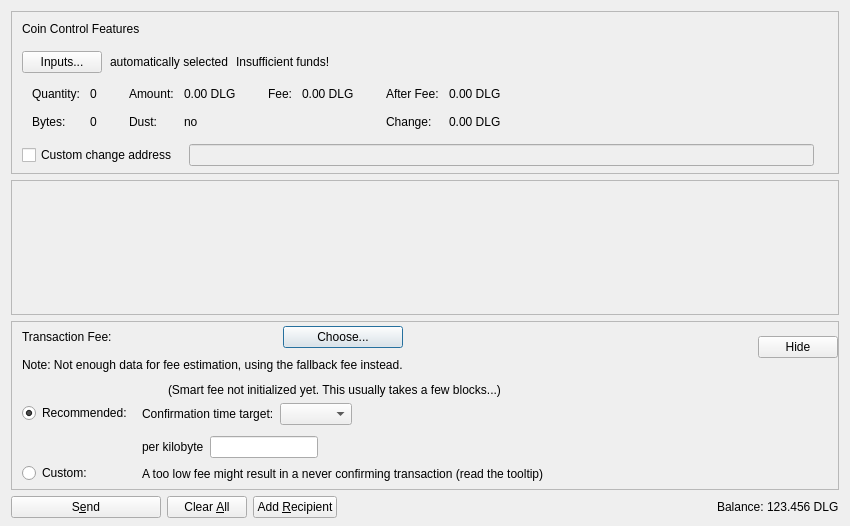
<?xml version="1.0" encoding="UTF-8"?>
<ui version="4.0">
 <class>SendCoinsDialog</class>
 <widget class="QDialog" name="SendCoinsDialog">
  <property name="geometry">
   <rect>
    <x>0</x>
    <y>0</y>
    <width>850</width>
    <height>526</height>
   </rect>
  </property>
  <property name="windowTitle">
   <string>Send Coins</string>
  </property>
  <layout class="QVBoxLayout" name="verticalLayout" stretch="0,1,0,0">
   <property name="bottomMargin">
    <number>8</number>
   </property>
   <item>
    <widget class="QFrame" name="frameCoinControl">
     <property name="sizePolicy">
      <sizepolicy hsizetype="Expanding" vsizetype="Expanding">
       <horstretch>0</horstretch>
       <verstretch>0</verstretch>
      </sizepolicy>
     </property>
     <property name="maximumSize">
      <size>
       <width>16777215</width>
       <height>16777215</height>
      </size>
     </property>
     <property name="frameShape">
      <enum>QFrame::StyledPanel</enum>
     </property>
     <property name="frameShadow">
      <enum>QFrame::Sunken</enum>
     </property>
     <layout class="QVBoxLayout" name="verticalLayoutCoinControl2">
      <property name="spacing">
       <number>0</number>
      </property>
      <property name="leftMargin">
       <number>0</number>
      </property>
      <property name="topMargin">
       <number>0</number>
      </property>
      <property name="rightMargin">
       <number>0</number>
      </property>
      <property name="bottomMargin">
       <number>6</number>
      </property>
      <item>
       <layout class="QVBoxLayout" name="verticalLayoutCoinControl" stretch="0,0,0,0,1">
        <property name="spacing">
         <number>0</number>
        </property>
        <property name="leftMargin">
         <number>10</number>
        </property>
        <property name="topMargin">
         <number>10</number>
        </property>
        <item>
         <layout class="QHBoxLayout" name="horizontalLayoutCoinControl1">
          <property name="bottomMargin">
           <number>15</number>
          </property>
          <item>
           <widget class="QLabel" name="labelCoinControlFeatures">
            <property name="sizePolicy">
             <sizepolicy hsizetype="Preferred" vsizetype="Maximum">
              <horstretch>0</horstretch>
              <verstretch>0</verstretch>
             </sizepolicy>
            </property>
            <property name="text">
             <string>Coin Control Features</string>
            </property>
           </widget>
          </item>
         </layout>
        </item>
        <item>
         <layout class="QHBoxLayout" name="horizontalLayoutCoinControl2" stretch="0,0,0,0">
          <property name="spacing">
           <number>8</number>
          </property>
          <property name="bottomMargin">
           <number>10</number>
          </property>
          <item>
           <widget class="QPushButton" name="pushButtonCoinControl">
            <property name="styleSheet">
             <string notr="true"/>
            </property>
            <property name="text">
             <string>Inputs...</string>
            </property>
            <property name="autoDefault">
             <bool>false</bool>
            </property>
           </widget>
          </item>
          <item>
           <widget class="QLabel" name="labelCoinControlAutomaticallySelected">
            <property name="text">
             <string>automatically selected</string>
            </property>
            <property name="margin">
             <number>5</number>
            </property>
           </widget>
          </item>
          <item>
           <widget class="QLabel" name="labelCoinControlInsuffFunds">
            <property name="text">
             <string>Insufficient funds!</string>
            </property>
            <property name="margin">
             <number>5</number>
            </property>
           </widget>
          </item>
          <item>
           <spacer name="horizontalSpacerCoinControl">
            <property name="orientation">
             <enum>Qt::Horizontal</enum>
            </property>
            <property name="sizeHint" stdset="0">
             <size>
              <width>40</width>
              <height>1</height>
             </size>
            </property>
           </spacer>
          </item>
         </layout>
        </item>
        <item>
         <widget class="QWidget" name="widgetCoinControl" native="true">
          <property name="sizePolicy">
           <sizepolicy hsizetype="Preferred" vsizetype="Preferred">
            <horstretch>0</horstretch>
            <verstretch>0</verstretch>
           </sizepolicy>
          </property>
          <property name="minimumSize">
           <size>
            <width>0</width>
            <height>0</height>
           </size>
          </property>
          <property name="styleSheet">
           <string notr="true"/>
          </property>
          <layout class="QHBoxLayout" name="horizontalLayoutCoinControl5">
           <property name="leftMargin">
            <number>0</number>
           </property>
           <property name="topMargin">
            <number>0</number>
           </property>
           <property name="rightMargin">
            <number>0</number>
           </property>
           <property name="bottomMargin">
            <number>0</number>
           </property>
           <item>
            <layout class="QHBoxLayout" name="horizontalLayoutCoinControl3" stretch="0,0,0,1">
             <property name="spacing">
              <number>20</number>
             </property>
             <property name="topMargin">
              <number>0</number>
             </property>
             <property name="bottomMargin">
              <number>10</number>
             </property>
             <item>
              <layout class="QFormLayout" name="formLayoutCoinControl1">
               <property name="horizontalSpacing">
                <number>10</number>
               </property>
               <property name="verticalSpacing">
                <number>14</number>
               </property>
               <property name="leftMargin">
                <number>10</number>
               </property>
               <property name="topMargin">
                <number>4</number>
               </property>
               <property name="rightMargin">
                <number>6</number>
               </property>
               <item row="0" column="0">
                <widget class="QLabel" name="labelCoinControlQuantityText">
                 <property name="text">
                  <string>Quantity:</string>
                 </property>
                 <property name="margin">
                  <number>0</number>
                 </property>
                </widget>
               </item>
               <item row="0" column="1">
                <widget class="QLabel" name="labelCoinControlQuantity">
                 <property name="cursor">
                  <cursorShape>IBeamCursor</cursorShape>
                 </property>
                 <property name="contextMenuPolicy">
                  <enum>Qt::ActionsContextMenu</enum>
                 </property>
                 <property name="text">
                  <string notr="true">0</string>
                 </property>
                 <property name="margin">
                  <number>0</number>
                 </property>
                 <property name="textInteractionFlags">
                  <set>Qt::LinksAccessibleByMouse|Qt::TextSelectableByKeyboard|Qt::TextSelectableByMouse</set>
                 </property>
                </widget>
               </item>
               <item row="1" column="0">
                <widget class="QLabel" name="labelCoinControlBytesText">
                 <property name="text">
                  <string>Bytes:</string>
                 </property>
                </widget>
               </item>
               <item row="1" column="1">
                <widget class="QLabel" name="labelCoinControlBytes">
                 <property name="cursor">
                  <cursorShape>IBeamCursor</cursorShape>
                 </property>
                 <property name="contextMenuPolicy">
                  <enum>Qt::ActionsContextMenu</enum>
                 </property>
                 <property name="text">
                  <string notr="true">0</string>
                 </property>
                 <property name="textInteractionFlags">
                  <set>Qt::LinksAccessibleByMouse|Qt::TextSelectableByKeyboard|Qt::TextSelectableByMouse</set>
                 </property>
                </widget>
               </item>
              </layout>
             </item>
             <item>
              <layout class="QFormLayout" name="formLayoutCoinControl2">
               <property name="horizontalSpacing">
                <number>10</number>
               </property>
               <property name="verticalSpacing">
                <number>14</number>
               </property>
               <property name="leftMargin">
                <number>6</number>
               </property>
               <property name="topMargin">
                <number>4</number>
               </property>
               <property name="rightMargin">
                <number>6</number>
               </property>
               <item row="0" column="0">
                <widget class="QLabel" name="labelCoinControlAmountText">
                 <property name="text">
                  <string>Amount:</string>
                 </property>
                 <property name="margin">
                  <number>0</number>
                 </property>
                </widget>
               </item>
               <item row="0" column="1">
                <widget class="QLabel" name="labelCoinControlAmount">
                 <property name="cursor">
                  <cursorShape>IBeamCursor</cursorShape>
                 </property>
                 <property name="contextMenuPolicy">
                  <enum>Qt::ActionsContextMenu</enum>
                 </property>
                 <property name="text">
                  <string notr="true">0.00 DLG</string>
                 </property>
                 <property name="textInteractionFlags">
                  <set>Qt::LinksAccessibleByMouse|Qt::TextSelectableByKeyboard|Qt::TextSelectableByMouse</set>
                 </property>
                </widget>
               </item>
               <item row="1" column="0">
                <widget class="QLabel" name="labelCoinControlLowOutputText">
                 <property name="text">
                  <string>Dust:</string>
                 </property>
                </widget>
               </item>
               <item row="1" column="1">
                <widget class="QLabel" name="labelCoinControlLowOutput">
                 <property name="cursor">
                  <cursorShape>IBeamCursor</cursorShape>
                 </property>
                 <property name="contextMenuPolicy">
                  <enum>Qt::ActionsContextMenu</enum>
                 </property>
                 <property name="text">
                  <string notr="true">no</string>
                 </property>
                 <property name="textInteractionFlags">
                  <set>Qt::LinksAccessibleByMouse|Qt::TextSelectableByKeyboard|Qt::TextSelectableByMouse</set>
                 </property>
                </widget>
               </item>
              </layout>
             </item>
             <item>
              <layout class="QFormLayout" name="formLayoutCoinControl3">
               <property name="horizontalSpacing">
                <number>10</number>
               </property>
               <property name="verticalSpacing">
                <number>14</number>
               </property>
               <property name="leftMargin">
                <number>6</number>
               </property>
               <property name="topMargin">
                <number>4</number>
               </property>
               <property name="rightMargin">
                <number>6</number>
               </property>
               <item row="0" column="0">
                <widget class="QLabel" name="labelCoinControlFeeText">
                 <property name="text">
                  <string>Fee:</string>
                 </property>
                 <property name="margin">
                  <number>0</number>
                 </property>
                </widget>
               </item>
               <item row="0" column="1">
                <widget class="QLabel" name="labelCoinControlFee">
                 <property name="cursor">
                  <cursorShape>IBeamCursor</cursorShape>
                 </property>
                 <property name="contextMenuPolicy">
                  <enum>Qt::ActionsContextMenu</enum>
                 </property>
                 <property name="text">
                  <string notr="true">0.00 DLG</string>
                 </property>
                 <property name="textInteractionFlags">
                  <set>Qt::LinksAccessibleByMouse|Qt::TextSelectableByKeyboard|Qt::TextSelectableByMouse</set>
                 </property>
                </widget>
               </item>
              </layout>
             </item>
             <item>
              <layout class="QFormLayout" name="formLayoutCoinControl4">
               <property name="horizontalSpacing">
                <number>10</number>
               </property>
               <property name="verticalSpacing">
                <number>14</number>
               </property>
               <property name="leftMargin">
                <number>6</number>
               </property>
               <property name="topMargin">
                <number>4</number>
               </property>
               <property name="rightMargin">
                <number>6</number>
               </property>
               <item row="0" column="0">
                <widget class="QLabel" name="labelCoinControlAfterFeeText">
                 <property name="text">
                  <string>After Fee:</string>
                 </property>
                 <property name="margin">
                  <number>0</number>
                 </property>
                </widget>
               </item>
               <item row="0" column="1">
                <widget class="QLabel" name="labelCoinControlAfterFee">
                 <property name="cursor">
                  <cursorShape>IBeamCursor</cursorShape>
                 </property>
                 <property name="contextMenuPolicy">
                  <enum>Qt::ActionsContextMenu</enum>
                 </property>
                 <property name="text">
                  <string notr="true">0.00 DLG</string>
                 </property>
                 <property name="textInteractionFlags">
                  <set>Qt::LinksAccessibleByMouse|Qt::TextSelectableByKeyboard|Qt::TextSelectableByMouse</set>
                 </property>
                </widget>
               </item>
               <item row="1" column="0">
                <widget class="QLabel" name="labelCoinControlChangeText">
                 <property name="text">
                  <string>Change:</string>
                 </property>
                </widget>
               </item>
               <item row="1" column="1">
                <widget class="QLabel" name="labelCoinControlChange">
                 <property name="cursor">
                  <cursorShape>IBeamCursor</cursorShape>
                 </property>
                 <property name="contextMenuPolicy">
                  <enum>Qt::ActionsContextMenu</enum>
                 </property>
                 <property name="text">
                  <string notr="true">0.00 DLG</string>
                 </property>
                 <property name="textInteractionFlags">
                  <set>Qt::LinksAccessibleByMouse|Qt::TextSelectableByKeyboard|Qt::TextSelectableByMouse</set>
                 </property>
                </widget>
               </item>
              </layout>
             </item>
            </layout>
           </item>
          </layout>
         </widget>
        </item>
        <item>
         <layout class="QHBoxLayout" name="horizontalLayoutCoinControl4" stretch="0,0,0">
          <property name="spacing">
           <number>12</number>
          </property>
          <property name="sizeConstraint">
           <enum>QLayout::SetDefaultConstraint</enum>
          </property>
          <property name="topMargin">
           <number>5</number>
          </property>
          <property name="rightMargin">
           <number>5</number>
          </property>
          <item>
           <widget class="QCheckBox" name="checkBoxCoinControlChange">
            <property name="toolTip">
             <string>If this is activated, but the change address is empty or invalid, change will be sent to a newly generated address.</string>
            </property>
            <property name="text">
             <string>Custom change address</string>
            </property>
           </widget>
          </item>
          <item>
           <widget class="QValidatedLineEdit" name="lineEditCoinControlChange">
            <property name="enabled">
             <bool>false</bool>
            </property>
            <property name="sizePolicy">
             <sizepolicy hsizetype="Expanding" vsizetype="Fixed">
              <horstretch>0</horstretch>
              <verstretch>0</verstretch>
             </sizepolicy>
            </property>
           </widget>
          </item>
          <item>
           <widget class="QLabel" name="labelCoinControlChangeLabel">
            <property name="sizePolicy">
             <sizepolicy hsizetype="Preferred" vsizetype="Expanding">
              <horstretch>0</horstretch>
              <verstretch>0</verstretch>
             </sizepolicy>
            </property>
            <property name="minimumSize">
             <size>
              <width>0</width>
              <height>0</height>
             </size>
            </property>
            <property name="text">
             <string/>
            </property>
            <property name="margin">
             <number>3</number>
            </property>
           </widget>
          </item>
         </layout>
        </item>
        <item>
         <spacer name="verticalSpacerCoinControl">
          <property name="orientation">
           <enum>Qt::Vertical</enum>
          </property>
          <property name="sizeHint" stdset="0">
           <size>
            <width>800</width>
            <height>1</height>
           </size>
          </property>
         </spacer>
        </item>
       </layout>
      </item>
     </layout>
    </widget>
   </item>
   <item>
    <widget class="QScrollArea" name="scrollArea">
     <property name="widgetResizable">
      <bool>true</bool>
     </property>
     <widget class="QWidget" name="scrollAreaWidgetContents">
      <property name="geometry">
       <rect>
        <x>0</x>
        <y>0</y>
        <width>830</width>
        <height>104</height>
       </rect>
      </property>
      <layout class="QVBoxLayout" name="verticalLayout_2" stretch="0,1">
       <property name="leftMargin">
        <number>0</number>
       </property>
       <property name="topMargin">
        <number>0</number>
       </property>
       <property name="rightMargin">
        <number>0</number>
       </property>
       <property name="bottomMargin">
        <number>0</number>
       </property>
       <item>
        <layout class="QVBoxLayout" name="entries">
         <property name="spacing">
          <number>6</number>
         </property>
        </layout>
       </item>
       <item>
        <spacer name="verticalSpacer">
         <property name="orientation">
          <enum>Qt::Vertical</enum>
         </property>
         <property name="sizeHint" stdset="0">
          <size>
           <width>20</width>
           <height>40</height>
          </size>
         </property>
        </spacer>
       </item>
      </layout>
     </widget>
    </widget>
   </item>
   <item>
    <widget class="QFrame" name="frameFee">
     <property name="sizePolicy">
      <sizepolicy hsizetype="Expanding" vsizetype="Expanding">
       <horstretch>0</horstretch>
       <verstretch>0</verstretch>
      </sizepolicy>
     </property>
     <property name="maximumSize">
      <size>
       <width>16777215</width>
       <height>16777215</height>
      </size>
     </property>
     <property name="frameShape">
      <enum>QFrame::StyledPanel</enum>
     </property>
     <property name="frameShadow">
      <enum>QFrame::Sunken</enum>
     </property>
     <layout class="QVBoxLayout" name="verticalLayoutFee1">
      <property name="spacing">
       <number>0</number>
      </property>
      <property name="leftMargin">
       <number>0</number>
      </property>
      <property name="topMargin">
       <number>0</number>
      </property>
      <property name="rightMargin">
       <number>0</number>
      </property>
      <property name="bottomMargin">
       <number>0</number>
      </property>
      <item>
       <layout class="QVBoxLayout" name="verticalLayoutFee2" stretch="0,0,0">
        <property name="spacing">
         <number>0</number>
        </property>
        <property name="leftMargin">
         <number>10</number>
        </property>
        <property name="topMargin">
         <number>0</number>
        </property>
        <item>
         <layout class="QHBoxLayout" name="horizontalLayoutFee1">
          <property name="bottomMargin">
           <number>0</number>
          </property>
          <item>
           <layout class="QVBoxLayout" name="verticalLayoutFee7">
            <property name="spacing">
             <number>0</number>
            </property>
            <item>
             <spacer name="verticalSpacerSmartFee">
              <property name="orientation">
               <enum>Qt::Vertical</enum>
              </property>
              <property name="sizeType">
               <enum>QSizePolicy::Fixed</enum>
              </property>
              <property name="sizeHint" stdset="0">
               <size>
                <width>1</width>
                <height>4</height>
               </size>
              </property>
             </spacer>
            </item>
            <item>
             <layout class="QHBoxLayout" name="horizontalLayoutSmartFee">
              <property name="spacing">
               <number>10</number>
              </property>
              <item>
               <widget class="QLabel" name="labelFeeHeadline">
                <property name="sizePolicy">
                 <sizepolicy hsizetype="Preferred" vsizetype="Maximum">
                  <horstretch>0</horstretch>
                  <verstretch>0</verstretch>
                 </sizepolicy>
                </property>
                <property name="text">
                 <string>Transaction Fee:</string>
                </property>
               </widget>
              </item>
              <item>
               <widget class="QLabel" name="labelFeeMinimized">
                <property name="text">
                 <string/>
                </property>
               </widget>
              </item>
              <item>
               <widget class="QPushButton" name="buttonChooseFee">
                <property name="text">
                 <string>Choose...</string>
                </property>
               </widget>
              </item>
             </layout>
            </item>
            <item>
             <spacer name="verticalSpacer_7">
              <property name="orientation">
               <enum>Qt::Vertical</enum>
              </property>
              <property name="sizeHint" stdset="0">
               <size>
                <width>1</width>
                <height>10</height>
               </size>
              </property>
             </spacer>
            </item>
            <item>
             <widget class="QLabel" name="fallbackFeeWarningLabel">
              <property name="toolTip">
               <string>Using the fallbackfee can result in sending a transaction that will take several hours or days (or never) to confirm. Consider choosing your fee manually or wait until you have validated the complete chain.</string>
              </property>
              <property name="text">
               <string>Note: Not enough data for fee estimation, using the fallback fee instead.</string>
              </property>
              <property name="wordWrap">
               <bool>false</bool>
              </property>
             </widget>
            </item>
            <item>
             <spacer name="verticalSpacer_5">
              <property name="orientation">
               <enum>Qt::Vertical</enum>
              </property>
              <property name="sizeHint" stdset="0">
               <size>
                <width>1</width>
                <height>1</height>
               </size>
              </property>
             </spacer>
            </item>
           </layout>
          </item>
          <item>
           <spacer name="horizontalSpacer_4">
            <property name="orientation">
             <enum>Qt::Horizontal</enum>
            </property>
            <property name="sizeHint" stdset="0">
             <size>
              <width>1</width>
              <height>1</height>
             </size>
            </property>
           </spacer>
          </item>
          <item>
           <widget class="QPushButton" name="buttonMinimizeFee">
            <property name="toolTip">
             <string>Hide transaction fee settings</string>
            </property>
            <property name="text">
             <string>Hide</string>
            </property>
           </widget>
          </item>
         </layout>
        </item>
        <item>
         <widget class="QFrame" name="frameFeeSelection">
          <layout class="QVBoxLayout" name="verticalLayoutFee12">
           <property name="spacing">
            <number>0</number>
           </property>
           <property name="leftMargin">
            <number>0</number>
           </property>
           <property name="topMargin">
            <number>0</number>
           </property>
           <property name="rightMargin">
            <number>0</number>
           </property>
           <property name="bottomMargin">
            <number>0</number>
           </property>
           <item>
            <layout class="QGridLayout" name="gridLayoutFee">
             <property name="topMargin">
              <number>10</number>
             </property>
             <property name="bottomMargin">
              <number>4</number>
             </property>
             <property name="horizontalSpacing">
              <number>10</number>
             </property>
             <property name="verticalSpacing">
              <number>4</number>
             </property>
             <item row="1" column="1">
              <layout class="QVBoxLayout" name="verticalLayoutFee8">
               <property name="spacing">
                <number>6</number>
               </property>
               <property name="topMargin">
                <number>3</number>
               </property>
               <item>
                <layout class="QHBoxLayout" name="horizontalLayoutFee13" stretch="0,0,1">
                 <item>
                  <widget class="QLabel" name="labelCustomPerKilobyte">
                   <property name="toolTip">
                    <string>If the custom fee is set to 1000 DD and the transaction is only 250 bytes, then &quot;per kilobyte&quot; only pays 250 DD in fee,&lt;br /&gt;while &quot;at least&quot; pays 1000 DD. For transactions bigger than a kilobyte both pay by kilobyte.</string>
                   </property>
                   <property name="text">
                    <string>per kilobyte</string>
                   </property>
                  </widget>
                 </item>
                 <item>
                  <widget class="BitcoinAmountField" name="customFee"/>
                 </item>
                 <item>
                  <spacer name="horizontalSpacer_6">
                   <property name="orientation">
                    <enum>Qt::Horizontal</enum>
                   </property>
                   <property name="sizeHint" stdset="0">
                    <size>
                     <width>1</width>
                     <height>1</height>
                    </size>
                   </property>
                  </spacer>
                 </item>
                </layout>
               </item>
               <item>
                <layout class="QHBoxLayout" name="horizontalLayoutFee8">
                 <item>
                  <widget class="QLabel" name="labelCustomFeeWarning">
                   <property name="enabled">
                    <bool>true</bool>
                   </property>
                   <property name="toolTip">
                    <string>When there is less transaction volume than space in the blocks, miners as well as relaying nodes may enforce a minimum fee. Paying only this minimum fee is just fine, but be aware that this can result in a never confirming transaction once there is more demand for dreamledger transactions than the network can process.</string>
                   </property>
                   <property name="text">
                    <string>A too low fee might result in a never confirming transaction (read the tooltip)</string>
                   </property>
                  </widget>
                 </item>
                 <item>
                  <spacer name="horizontalSpacer_2">
                   <property name="orientation">
                    <enum>Qt::Horizontal</enum>
                   </property>
                   <property name="sizeHint" stdset="0">
                    <size>
                     <width>1</width>
                     <height>1</height>
                    </size>
                   </property>
                  </spacer>
                 </item>
                </layout>
               </item>
              </layout>
             </item>
             <item row="0" column="0">
              <layout class="QVBoxLayout" name="verticalLayoutFee4" stretch="0,1">
               <property name="topMargin">
                <number>20</number>
               </property>
               <property name="bottomMargin">
                <number>3</number>
               </property>
               <item>
                <widget class="QRadioButton" name="radioSmartFee">
                 <property name="text">
                  <string>Recommended:</string>
                 </property>
                 <property name="checked">
                  <bool>true</bool>
                 </property>
                 <attribute name="buttonGroup">
                  <string notr="true">groupFee</string>
                 </attribute>
                </widget>
               </item>
               <item>
                <spacer name="verticalSpacer_2">
                 <property name="orientation">
                  <enum>Qt::Vertical</enum>
                 </property>
                 <property name="sizeHint" stdset="0">
                  <size>
                   <width>1</width>
                   <height>1</height>
                  </size>
                 </property>
                </spacer>
               </item>
              </layout>
             </item>
             <item row="1" column="0">
              <layout class="QVBoxLayout" name="verticalLayoutFee9" stretch="0,1">
               <property name="topMargin">
                <number>30</number>
               </property>
               <item>
                <widget class="QRadioButton" name="radioCustomFee">
                 <property name="text">
                  <string>Custom:</string>
                 </property>
                 <attribute name="buttonGroup">
                  <string notr="true">groupFee</string>
                 </attribute>
                </widget>
               </item>
               <item>
                <spacer name="verticalSpacer_6">
                 <property name="orientation">
                  <enum>Qt::Vertical</enum>
                 </property>
                 <property name="sizeHint" stdset="0">
                  <size>
                   <width>1</width>
                   <height>1</height>
                  </size>
                 </property>
                </spacer>
               </item>
              </layout>
             </item>
             <item row="0" column="1">
              <layout class="QVBoxLayout" name="verticalLayoutFee3" stretch="0,0,1">
               <property name="spacing">
                <number>6</number>
               </property>
               <property name="topMargin">
                <number>0</number>
               </property>
               <property name="bottomMargin">
                <number>3</number>
               </property>
               <item>
                <layout class="QHBoxLayout" name="horizontalLayoutFee12">
                 <item>
                  <widget class="QLabel" name="labelSmartFee">
                   <property name="text">
                    <string/>
                   </property>
                  </widget>
                 </item>
                 <item>
                  <widget class="QLabel" name="labelFeeEstimation">
                   <property name="text">
                    <string/>
                   </property>
                  </widget>
                 </item>
                 <item>
                  <widget class="QLabel" name="labelSmartFee2">
                   <property name="text">
                    <string>(Smart fee not initialized yet. This usually takes a few blocks...)</string>
                   </property>
                  </widget>
                 </item>
                 <item>
                  <spacer name="horizontalSpacer_5">
                   <property name="orientation">
                    <enum>Qt::Horizontal</enum>
                   </property>
                   <property name="sizeHint" stdset="0">
                    <size>
                     <width>1</width>
                     <height>1</height>
                    </size>
                   </property>
                  </spacer>
                 </item>
                </layout>
               </item>
               <item>
                <layout class="QHBoxLayout" name="horizontalLayoutFee9">
                 <item>
                  <layout class="QVBoxLayout" name="verticalLayoutFee6">
                   <item>
                    <widget class="QLabel" name="labelSmartFee3">
                     <property name="text">
                      <string>Confirmation time target:</string>
                     </property>
                    </widget>
                   </item>
                  </layout>
                 </item>
                 <item>
                  <layout class="QVBoxLayout" name="verticalLayoutFee5">
                   <property name="rightMargin">
                    <number>30</number>
                   </property>
                   <item>
                    <layout class="QHBoxLayout" name="horizontalLayoutConfTarget">
                     <property name="bottomMargin">
                      <number>0</number>
                     </property>
                     <item>
                      <widget class="QComboBox" name="confTargetSelector"/>
                     </item>
                     <item>
                      <spacer name="horizontalSpacerConfTarget">
                       <property name="orientation">
                        <enum>Qt::Horizontal</enum>
                       </property>
                       <property name="sizeHint" stdset="0">
                        <size>
                         <width>40</width>
                         <height>20</height>
                        </size>
                       </property>
                      </spacer>
                     </item>
                    </layout>
                   </item>
                  </layout>
                 </item>
                </layout>
               </item>
               <item>
                <spacer name="verticalSpacer_4">
                 <property name="orientation">
                  <enum>Qt::Vertical</enum>
                 </property>
                 <property name="sizeHint" stdset="0">
                  <size>
                   <width>1</width>
                   <height>1</height>
                  </size>
                 </property>
                </spacer>
               </item>
              </layout>
             </item>
            </layout>
           </item>
          </layout>
         </widget>
        </item>
        <item>
         <spacer name="verticalSpacerFee">
          <property name="orientation">
           <enum>Qt::Vertical</enum>
          </property>
          <property name="sizeHint" stdset="0">
           <size>
            <width>800</width>
            <height>1</height>
           </size>
          </property>
         </spacer>
        </item>
       </layout>
      </item>
     </layout>
    </widget>
   </item>
   <item>
    <layout class="QHBoxLayout" name="horizontalLayout">
     <item>
      <widget class="QPushButton" name="sendButton">
       <property name="minimumSize">
        <size>
         <width>150</width>
         <height>0</height>
        </size>
       </property>
       <property name="toolTip">
        <string>Confirm the send action</string>
       </property>
       <property name="text">
        <string>S&amp;end</string>
       </property>
       <property name="autoDefault">
        <bool>false</bool>
       </property>
       <property name="default">
        <bool>false</bool>
       </property>
      </widget>
     </item>
     <item>
      <widget class="QPushButton" name="clearButton">
       <property name="sizePolicy">
        <sizepolicy hsizetype="Minimum" vsizetype="Fixed">
         <horstretch>0</horstretch>
         <verstretch>0</verstretch>
        </sizepolicy>
       </property>
       <property name="toolTip">
        <string>Clear all fields of the form.</string>
       </property>
       <property name="text">
        <string>Clear &amp;All</string>
       </property>
       <property name="autoDefault">
        <bool>false</bool>
       </property>
      </widget>
     </item>
     <item>
      <widget class="QPushButton" name="addButton">
       <property name="toolTip">
        <string>Send to multiple recipients at once</string>
       </property>
       <property name="text">
        <string>Add &amp;Recipient</string>
       </property>
       <property name="autoDefault">
        <bool>false</bool>
       </property>
      </widget>
     </item>
     <item>
      <spacer name="horizontalSpacer">
       <property name="orientation">
        <enum>Qt::Horizontal</enum>
       </property>
       <property name="sizeHint" stdset="0">
        <size>
         <width>40</width>
         <height>20</height>
        </size>
       </property>
      </spacer>
     </item>
     <item>
      <layout class="QHBoxLayout" name="horizontalLayout_2">
       <property name="spacing">
        <number>3</number>
       </property>
       <item>
        <widget class="QLabel" name="labelBalanceName">
         <property name="text">
          <string>Balance:</string>
         </property>
        </widget>
       </item>
       <item>
        <widget class="QLabel" name="labelBalance">
         <property name="sizePolicy">
          <sizepolicy hsizetype="Preferred" vsizetype="Preferred">
           <horstretch>0</horstretch>
           <verstretch>0</verstretch>
          </sizepolicy>
         </property>
         <property name="cursor">
          <cursorShape>IBeamCursor</cursorShape>
         </property>
         <property name="text">
          <string notr="true">123.456 DLG</string>
         </property>
         <property name="textInteractionFlags">
          <set>Qt::LinksAccessibleByMouse|Qt::TextSelectableByKeyboard|Qt::TextSelectableByMouse</set>
         </property>
        </widget>
       </item>
      </layout>
     </item>
    </layout>
   </item>
  </layout>
 </widget>
 <customwidgets>
  <customwidget>
   <class>QValidatedLineEdit</class>
   <extends>QLineEdit</extends>
   <header>qt/qvalidatedlineedit.h</header>
  </customwidget>
  <customwidget>
   <class>BitcoinAmountField</class>
   <extends>QLineEdit</extends>
   <header>qt/bitcoinamountfield.h</header>
   <container>1</container>
  </customwidget>
 </customwidgets>
 <resources>
  <include location="../dreamledger.qrc"/>
 </resources>
 <connections/>
 <buttongroups>
  <buttongroup name="groupFee"/>
 </buttongroups>
</ui>
